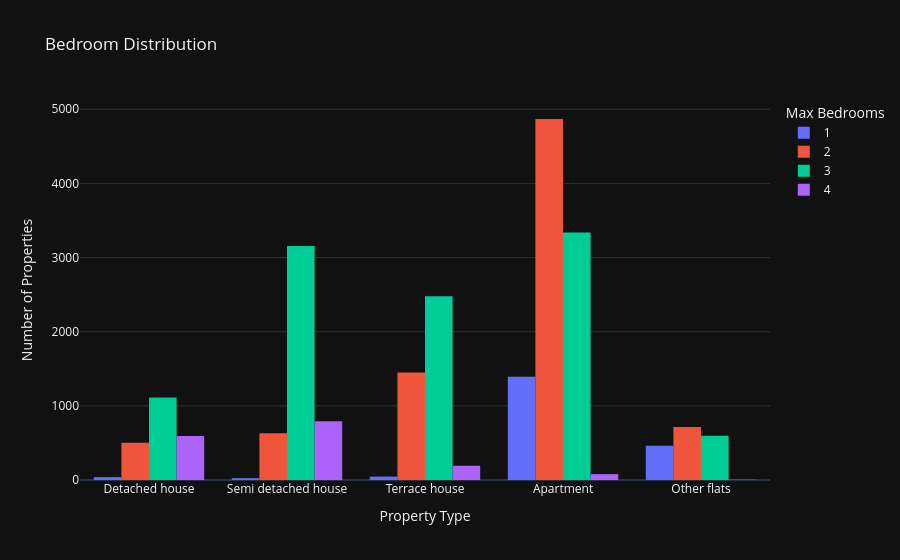

Notebook code for this chart:
### Code cell
fig = px.histogram(df, x="property_type", color="bedrooms_max", title="Bedroom Distribution", template="plotly_dark", barmode="group", labels=labels)
fig.update_layout(yaxis_title="Number of Properties")

### Figure 1 — Plotly figure (JSON) as saved in the notebook; plotly's stock layout.template omitted (floating-point values rounded to 4 significant figures; data arrays with more than 128 entries replaced by an {"elided": "..."} marker saying what was removed)
{"data": [{"alignmentgroup": "True", "bingroup": "x", "hovertemplate": "Max Bedrooms=1<br>Property Type=%{x}<br>count=%{y}<extra></extra>", "legendgroup": "1", "marker": {"color": "#636efa", "pattern": {"shape": ""}}, "name": "1", "offsetgroup": "1", "orientation": "v", "showlegend": true, "type": "histogram", "x": {"elided": "1965 str values"}, "xaxis": "x", "yaxis": "y"}, {"alignmentgroup": "True", "bingroup": "x", "hovertemplate": "Max Bedrooms=2<br>Property Type=%{x}<br>count=%{y}<extra></extra>", "legendgroup": "2", "marker": {"color": "#EF553B", "pattern": {"shape": ""}}, "name": "2", "offsetgroup": "2", "orientation": "v", "showlegend": true, "type": "histogram", "x": {"elided": "8170 str values"}, "xaxis": "x", "yaxis": "y"}, {"alignmentgroup": "True", "bingroup": "x", "hovertemplate": "Max Bedrooms=3<br>Property Type=%{x}<br>count=%{y}<extra></extra>", "legendgroup": "3", "marker": {"color": "#00cc96", "pattern": {"shape": ""}}, "name": "3", "offsetgroup": "3", "orientation": "v", "showlegend": true, "type": "histogram", "x": {"elided": "10687 str values"}, "xaxis": "x", "yaxis": "y"}, {"alignmentgroup": "True", "bingroup": "x", "hovertemplate": "Max Bedrooms=4<br>Property Type=%{x}<br>count=%{y}<extra></extra>", "legendgroup": "4", "marker": {"color": "#ab63fa", "pattern": {"shape": ""}}, "name": "4", "offsetgroup": "4", "orientation": "v", "showlegend": true, "type": "histogram", "x": {"elided": "1662 str values"}, "xaxis": "x", "yaxis": "y"}], "layout": {"barmode": "group", "legend": {"title": {"text": "Max Bedrooms"}, "tracegroupgap": 0}, "title": {"text": "Bedroom Distribution"}, "xaxis": {"anchor": "y", "domain": [0, 1], "title": {"text": "Property Type"}}, "yaxis": {"anchor": "x", "domain": [0, 1], "title": {"text": "Number of Properties"}}}}
